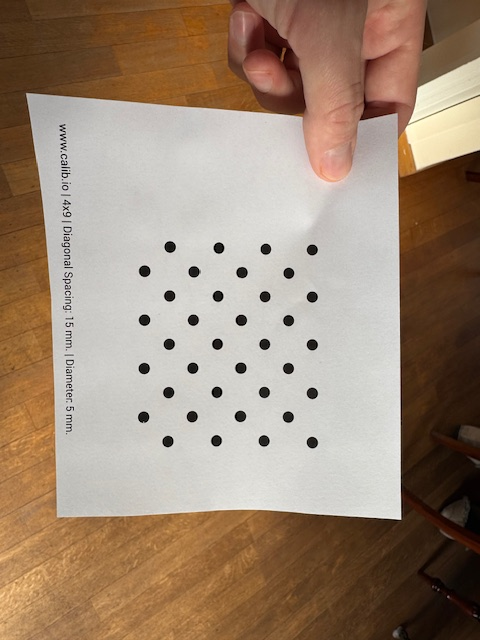
#> input picture tests/arcjetcv_calibration.jpg, 480 x 640 px
$ python -i utils.py   (imports and definitions only)
#> lines starting #> are read from the running program, lines starting #| are printed output that depends on the picture
#> further down, picture is the input picture: shape (640, 480, 3); mean B, G, R 117.4, 136.7, 158.2
import numpy as np
import cv2 as cv
import os
from sklearn.neighbors import LocalOutlierFactor


# [55 lines left out: functions splitfn, smooth, not called in this run]


def clahe_normalize(bgr):
    """
    Applies Contrast Limited Adaptive Histogram Equalization (CLAHE) normalization to the given BGR image.

    :param bgr: BGR image
    :return: normalized BGR image
    """
    lab = cv.cvtColor(bgr, cv.COLOR_BGR2LAB)
#> lab: shape (640, 480, 3); mean of channels 0, 1, 2 146.6, 134.6, 142.4
    lab[:, :, 0] = cv.createCLAHE(clipLimit=2.0, tileGridSize=(9, 9)).apply(
        lab[:, :, 0]
    )
#> lab: shape (640, 480, 3); mean of channels 0, 1, 2 148.1, 134.6, 142.4
    bgr = cv.cvtColor(lab, cv.COLOR_LAB2BGR)
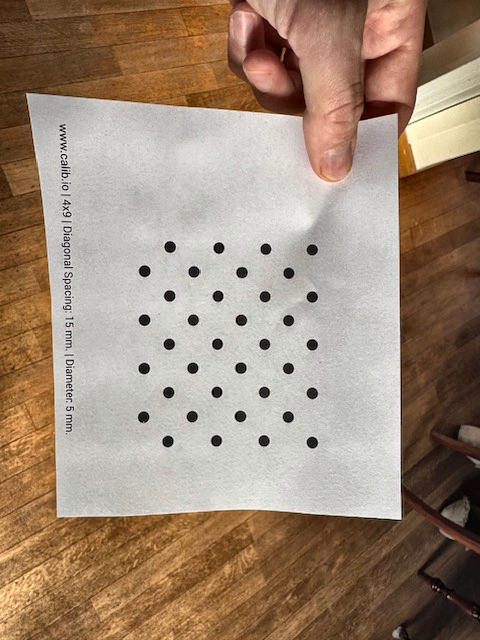
#> bgr: shape (640, 480, 3); mean B, G, R 118.4, 137.7, 159.5
    return bgr


# [114 lines left out: functions annotateImage, getOutlierMask, annotate_image_with_frame_number, not called in this run]

>>> import cv2
>>> picture = cv2.imread('../../tests/arcjetcv_calibration.jpg')
>>> result = clahe_normalize(picture)
